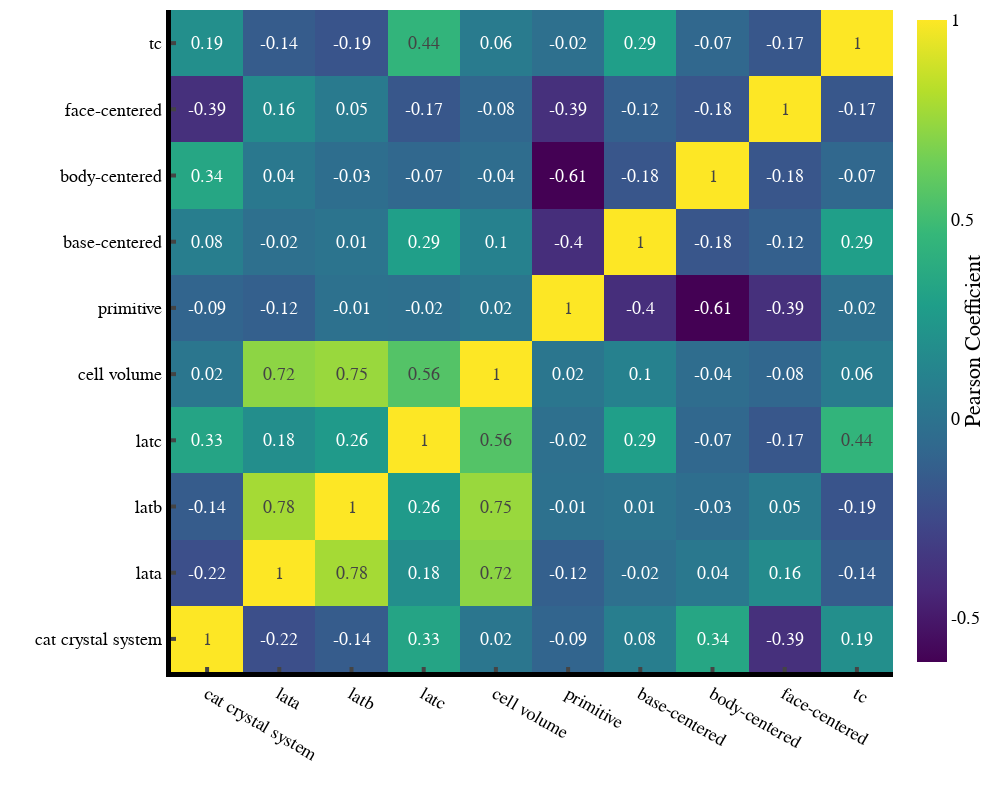

Notebook code cell kept with this figure:
### Code cell
corr_matrix(df_MP_non_zero, crystal_properties, 1000, 800, 18)

### Figure 1 — Plotly figure (JSON) as saved in the notebook; plotly's stock layout.template omitted (floating-point values rounded to 4 significant figures)
{"data": [{"colorbar": {"ticktext": [-1, -0.5, 0, 0.5, 1], "tickvals": [-1, -0.5, 0, 0.5, 1], "title": {"side": "right", "text": "Pearson Coefficient"}}, "colorscale": [[0, "#440154"], [0.1111, "#482878"], [0.2222, "#3e4989"], [0.3333, "#31688e"], [0.4444, "#26828e"], [0.5556, "#1f9e89"], [0.6667, "#35b779"], [0.7778, "#6ece58"], [0.8889, "#b5de2b"], [1, "#fde725"]], "text": [[1, -0.22, -0.14, 0.33, 0.02, -0.09, 0.08, 0.34, -0.39, 0.19], [-0.22, 1, 0.78, 0.18, 0.72, -0.12, -0.02, 0.04, 0.16, -0.14], [-0.14, 0.78, 1, 0.26, 0.75, -0.01, 0.01, -0.03, 0.05, -0.19], [0.33, 0.18, 0.26, 1, 0.56, -0.02, 0.29, -0.07, -0.17, 0.44], [0.02, 0.72, 0.75, 0.56, 1, 0.02, 0.1, -0.04, -0.08, 0.06], [-0.09, -0.12, -0.01, -0.02, 0.02, 1, -0.4, -0.61, -0.39, -0.02], [0.08, -0.02, 0.01, 0.29, 0.1, -0.4, 1, -0.18, -0.12, 0.29], [0.34, 0.04, -0.03, -0.07, -0.04, -0.61, -0.18, 1, -0.18, -0.07], [-0.39, 0.16, 0.05, -0.17, -0.08, -0.39, -0.12, -0.18, 1, -0.17], [0.19, -0.14, -0.19, 0.44, 0.06, -0.02, 0.29, -0.07, -0.17, 1]], "textfont": {"size": 18}, "texttemplate": "%{text}", "type": "heatmap", "x": ["cat crystal system", "lata", "latb", "latc", "cell volume", "primitive", "base-centered", "body-centered", "face-centered", "tc"], "y": ["cat crystal system", "lata", "latb", "latc", "cell volume", "primitive", "base-centered", "body-centered", "face-centered", "tc"], "z": [[1, -0.22, -0.14, 0.33, 0.02, -0.09, 0.08, 0.34, -0.39, 0.19], [-0.22, 1, 0.78, 0.18, 0.72, -0.12, -0.02, 0.04, 0.16, -0.14], [-0.14, 0.78, 1, 0.26, 0.75, -0.01, 0.01, -0.03, 0.05, -0.19], [0.33, 0.18, 0.26, 1, 0.56, -0.02, 0.29, -0.07, -0.17, 0.44], [0.02, 0.72, 0.75, 0.56, 1, 0.02, 0.1, -0.04, -0.08, 0.06], [-0.09, -0.12, -0.01, -0.02, 0.02, 1, -0.4, -0.61, -0.39, -0.02], [0.08, -0.02, 0.01, 0.29, 0.1, -0.4, 1, -0.18, -0.12, 0.29], [0.34, 0.04, -0.03, -0.07, -0.04, -0.61, -0.18, 1, -0.18, -0.07], [-0.39, 0.16, 0.05, -0.17, -0.08, -0.39, -0.12, -0.18, 1, -0.17], [0.19, -0.14, -0.19, 0.44, 0.06, -0.02, 0.29, -0.07, -0.17, 1]]}], "layout": {"font": {"color": "black", "family": "Helvetica", "size": 18}, "height": 800, "margin": {"b": 5, "l": 5, "r": 5, "t": 10}, "paper_bgcolor": "white", "plot_bgcolor": "white", "width": 1000, "xaxis": {"linecolor": "black", "linewidth": 5, "showline": true, "ticklen": 5, "ticks": "inside", "tickwidth": 4, "title": {"text": ""}}, "yaxis": {"linecolor": "black", "linewidth": 5, "showline": true, "ticklen": 5, "ticks": "inside", "tickwidth": 4, "title": {"text": ""}}}}
